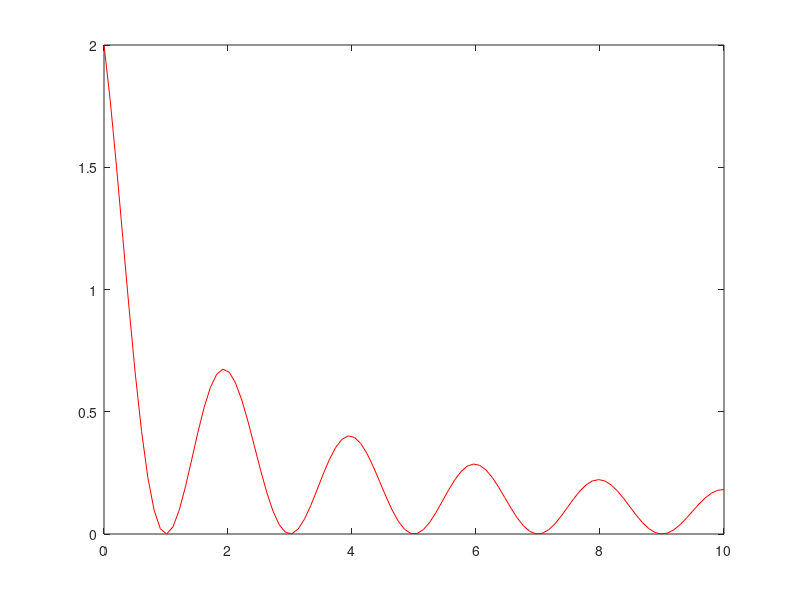

The MATLAB script that drew this image: (Note: this script raises an error after producing the figure.)
% ex.3 - graphics of the function
% f:[0, 10] -> R, f(x) = (1 + cos(pi*x))/(1+x)
% graphic of the Lagrange interpolation polynomial that interpolates the
% function f at 21 equally spaced points in [0, 10]

f = @(t)(1 + cos(pi * t))./(1+t);

% use linspace to generate a linear vector - row of n evenly spaced point
x = linspace(0, 10, 21);
xx = linspace(0, 10, 100);
% x = 0:0.1:10;
y = f(x);

yx = f(xx);
plot(xx,yx, "r");

hold on;
xx = linspace(0, 10, 100);
L = BarycentricInterpolation(x, y, xx);
plot(xx, L, "g");